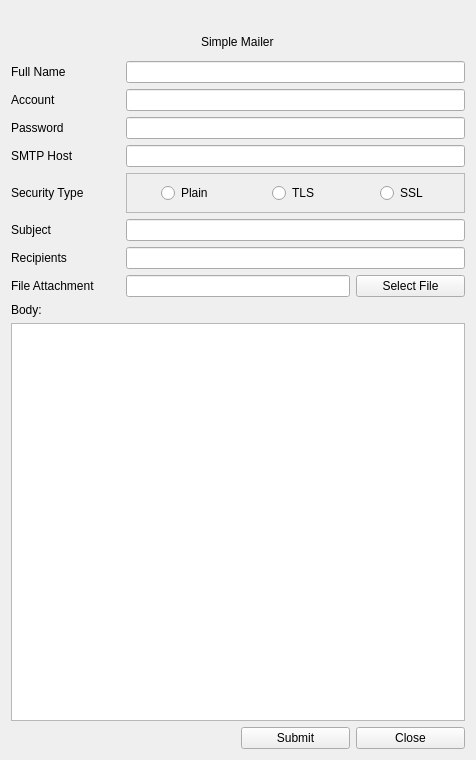
<?xml version="1.0" encoding="UTF-8"?>
<ui version="4.0">
 <class>SimpleMailer</class>
 <widget class="QWidget" name="SimpleMailer">
  <property name="geometry">
   <rect>
    <x>0</x>
    <y>0</y>
    <width>476</width>
    <height>760</height>
   </rect>
  </property>
  <property name="windowTitle">
   <string>Form</string>
  </property>
  <layout class="QGridLayout" name="gridLayout">
   <property name="topMargin">
    <number>35</number>
   </property>
   <item row="4" column="1" colspan="3">
    <widget class="PasswordLineEdit" name="input_password"/>
   </item>
   <item row="9" column="0">
    <widget class="BodyLabel" name="label_recipients">
     <property name="maximumSize">
      <size>
       <width>120</width>
       <height>16777215</height>
      </size>
     </property>
     <property name="text">
      <string>Recipients</string>
     </property>
    </widget>
   </item>
   <item row="12" column="0" colspan="4">
    <widget class="PlainTextEdit" name="input_body"/>
   </item>
   <item row="5" column="1" colspan="3">
    <widget class="LineEdit" name="input_SMTP_host"/>
   </item>
   <item row="10" column="0">
    <widget class="BodyLabel" name="label_file_attachment">
     <property name="maximumSize">
      <size>
       <width>120</width>
       <height>16777215</height>
      </size>
     </property>
     <property name="text">
      <string>File Attachment</string>
     </property>
    </widget>
   </item>
   <item row="9" column="1" colspan="3">
    <widget class="LineEdit" name="input_recipients"/>
   </item>
   <item row="1" column="0" colspan="4">
    <widget class="HorizontalSeparator" name="HorizontalSeparator"/>
   </item>
   <item row="13" column="3">
    <widget class="PushButton" name="button_close">
     <property name="maximumSize">
      <size>
       <width>200</width>
       <height>16777215</height>
      </size>
     </property>
     <property name="text">
      <string>Close</string>
     </property>
    </widget>
   </item>
   <item row="2" column="0">
    <widget class="BodyLabel" name="label_full_name">
     <property name="maximumSize">
      <size>
       <width>120</width>
       <height>16777215</height>
      </size>
     </property>
     <property name="text">
      <string>Full Name</string>
     </property>
    </widget>
   </item>
   <item row="10" column="1" colspan="2">
    <widget class="LineEdit" name="input_file_attachment"/>
   </item>
   <item row="8" column="0">
    <widget class="BodyLabel" name="label_subject">
     <property name="maximumSize">
      <size>
       <width>120</width>
       <height>16777215</height>
      </size>
     </property>
     <property name="text">
      <string>Subject</string>
     </property>
    </widget>
   </item>
   <item row="2" column="1" colspan="3">
    <widget class="LineEdit" name="input_full_name"/>
   </item>
   <item row="8" column="1" colspan="3">
    <widget class="LineEdit" name="input_subject"/>
   </item>
   <item row="10" column="3">
    <widget class="PushButton" name="button_select_file_attachment">
     <property name="maximumSize">
      <size>
       <width>250</width>
       <height>16777215</height>
      </size>
     </property>
     <property name="text">
      <string>Select File</string>
     </property>
    </widget>
   </item>
   <item row="5" column="0">
    <widget class="BodyLabel" name="label_SMTP_host">
     <property name="maximumSize">
      <size>
       <width>120</width>
       <height>16777215</height>
      </size>
     </property>
     <property name="text">
      <string>SMTP Host</string>
     </property>
    </widget>
   </item>
   <item row="13" column="2">
    <widget class="PrimaryPushButton" name="button_submit">
     <property name="maximumSize">
      <size>
       <width>200</width>
       <height>16777215</height>
      </size>
     </property>
     <property name="text">
      <string>Submit</string>
     </property>
    </widget>
   </item>
   <item row="4" column="0">
    <widget class="BodyLabel" name="label_password">
     <property name="maximumSize">
      <size>
       <width>120</width>
       <height>16777215</height>
      </size>
     </property>
     <property name="text">
      <string>Password</string>
     </property>
    </widget>
   </item>
   <item row="7" column="0">
    <widget class="BodyLabel" name="label_security_type">
     <property name="maximumSize">
      <size>
       <width>120</width>
       <height>16777215</height>
      </size>
     </property>
     <property name="text">
      <string>Security Type</string>
     </property>
    </widget>
   </item>
   <item row="3" column="1" colspan="3">
    <widget class="EditableComboBox" name="input_account"/>
   </item>
   <item row="3" column="0">
    <widget class="BodyLabel" name="label_account">
     <property name="maximumSize">
      <size>
       <width>120</width>
       <height>16777215</height>
      </size>
     </property>
     <property name="text">
      <string>Account</string>
     </property>
    </widget>
   </item>
   <item row="0" column="0" colspan="4" alignment="Qt::AlignHCenter|Qt::AlignVCenter">
    <widget class="TitleLabel" name="title_simple_mailer">
     <property name="text">
      <string>Simple Mailer</string>
     </property>
    </widget>
   </item>
   <item row="7" column="1" colspan="3">
    <widget class="QFrame" name="frame">
     <property name="frameShape">
      <enum>QFrame::StyledPanel</enum>
     </property>
     <property name="frameShadow">
      <enum>QFrame::Raised</enum>
     </property>
     <layout class="QGridLayout" name="gridLayout_2">
      <item row="0" column="0" alignment="Qt::AlignHCenter">
       <widget class="RadioButton" name="option_security_type_plain">
        <property name="text">
         <string>Plain</string>
        </property>
       </widget>
      </item>
      <item row="0" column="2" alignment="Qt::AlignHCenter">
       <widget class="RadioButton" name="option_security_type_SSL">
        <property name="text">
         <string>SSL</string>
        </property>
       </widget>
      </item>
      <item row="0" column="1" alignment="Qt::AlignHCenter">
       <widget class="RadioButton" name="option_security_type_TLS">
        <property name="text">
         <string>TLS</string>
        </property>
       </widget>
      </item>
     </layout>
    </widget>
   </item>
   <item row="11" column="0" colspan="4">
    <widget class="BodyLabel" name="label_body">
     <property name="maximumSize">
      <size>
       <width>16777215</width>
       <height>16777215</height>
      </size>
     </property>
     <property name="text">
      <string>Body:</string>
     </property>
    </widget>
   </item>
  </layout>
 </widget>
 <customwidgets>
  <customwidget>
   <class>EditableComboBox</class>
   <extends>LineEdit</extends>
   <header>qfluentwidgets</header>
  </customwidget>
  <customwidget>
   <class>PushButton</class>
   <extends>QPushButton</extends>
   <header>qfluentwidgets</header>
  </customwidget>
  <customwidget>
   <class>PrimaryPushButton</class>
   <extends>PushButton</extends>
   <header>qfluentwidgets</header>
  </customwidget>
  <customwidget>
   <class>RadioButton</class>
   <extends>QRadioButton</extends>
   <header>qfluentwidgets</header>
  </customwidget>
  <customwidget>
   <class>HorizontalSeparator</class>
   <extends>QWidget</extends>
   <header>qfluentwidgets</header>
  </customwidget>
  <customwidget>
   <class>BodyLabel</class>
   <extends>QLabel</extends>
   <header>qfluentwidgets</header>
  </customwidget>
  <customwidget>
   <class>TitleLabel</class>
   <extends>QLabel</extends>
   <header>qfluentwidgets</header>
  </customwidget>
  <customwidget>
   <class>LineEdit</class>
   <extends>QLineEdit</extends>
   <header>qfluentwidgets</header>
  </customwidget>
  <customwidget>
   <class>PasswordLineEdit</class>
   <extends>LineEdit</extends>
   <header>qfluentwidgets</header>
  </customwidget>
  <customwidget>
   <class>PlainTextEdit</class>
   <extends>QPlainTextEdit</extends>
   <header>qfluentwidgets</header>
  </customwidget>
 </customwidgets>
 <resources/>
 <connections/>
</ui>
